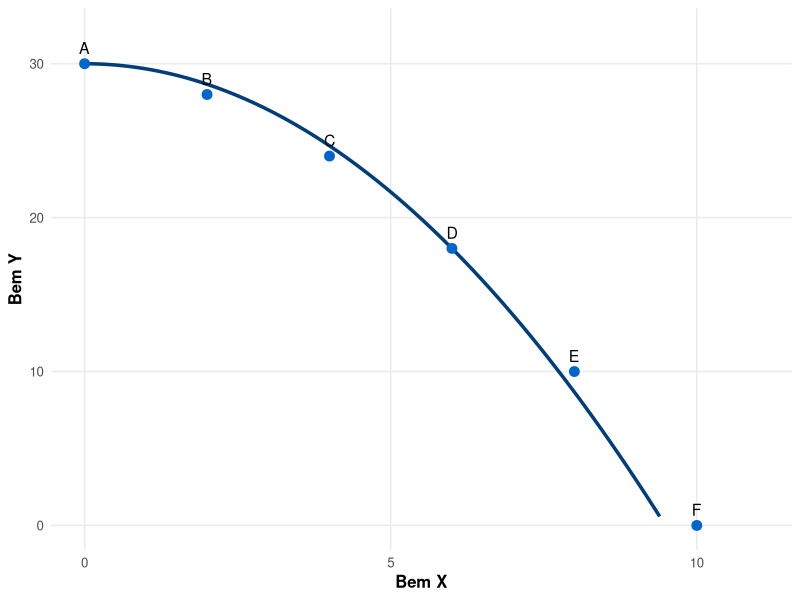
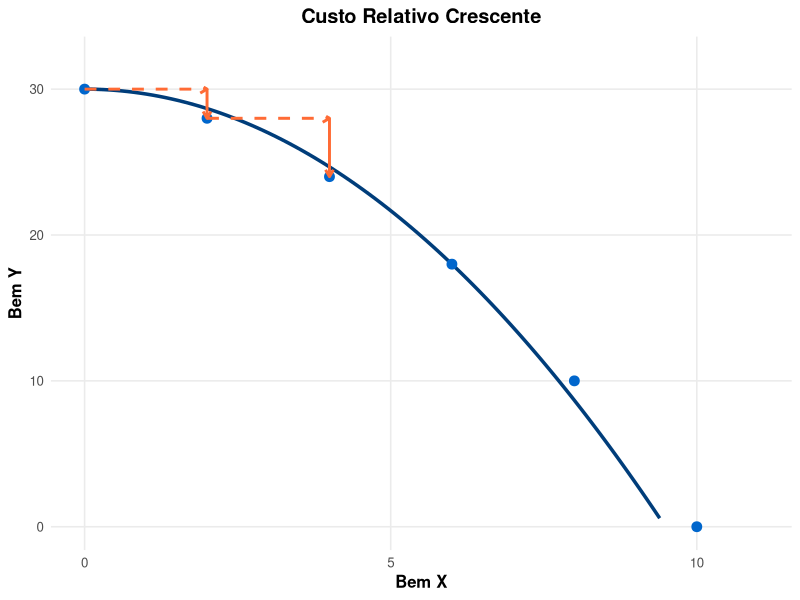
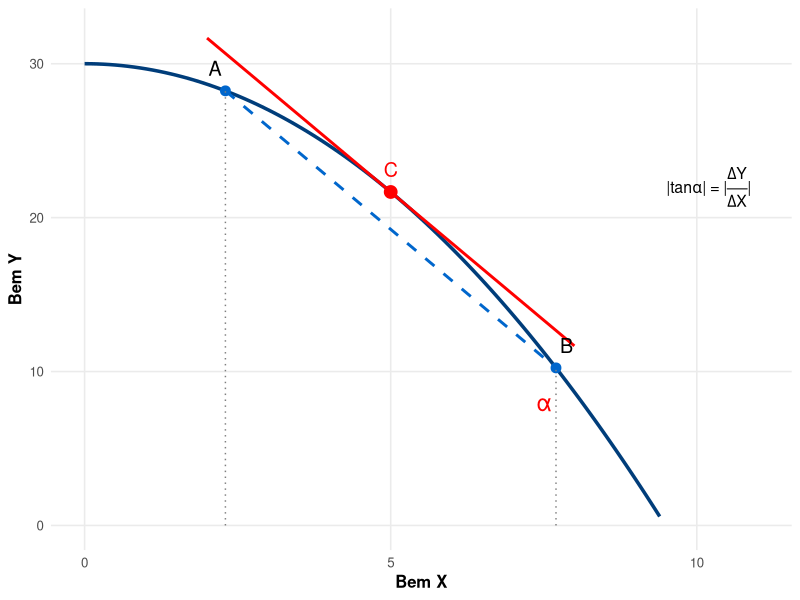
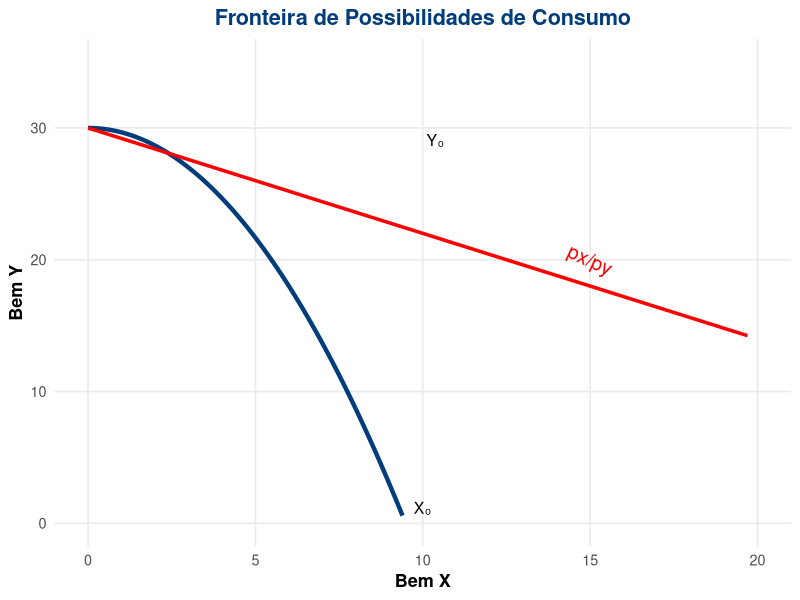
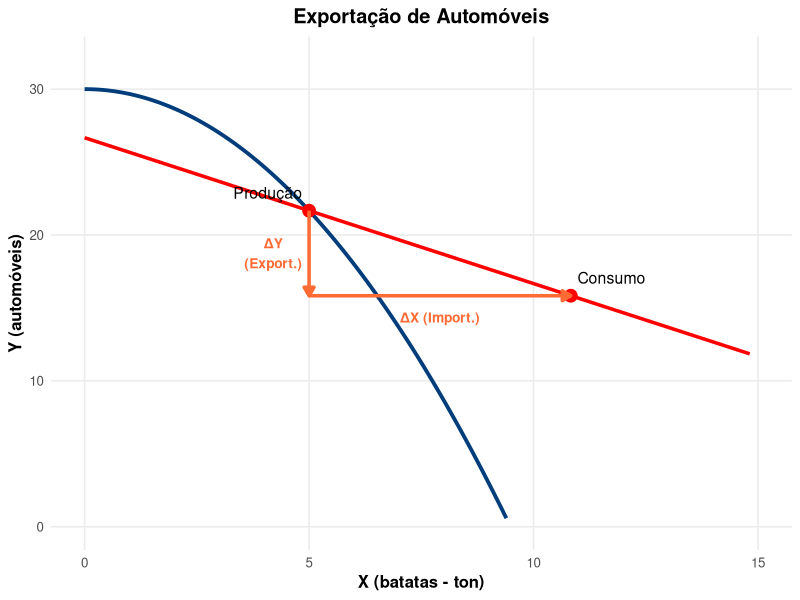
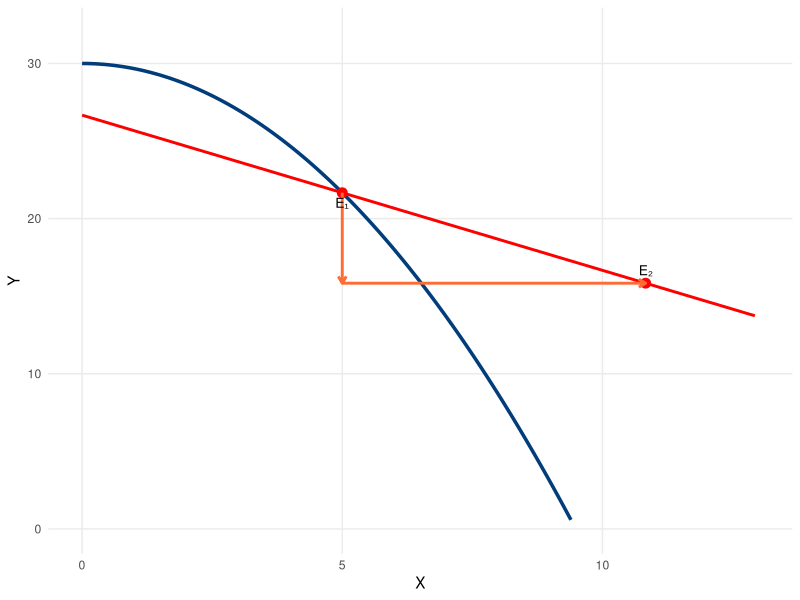
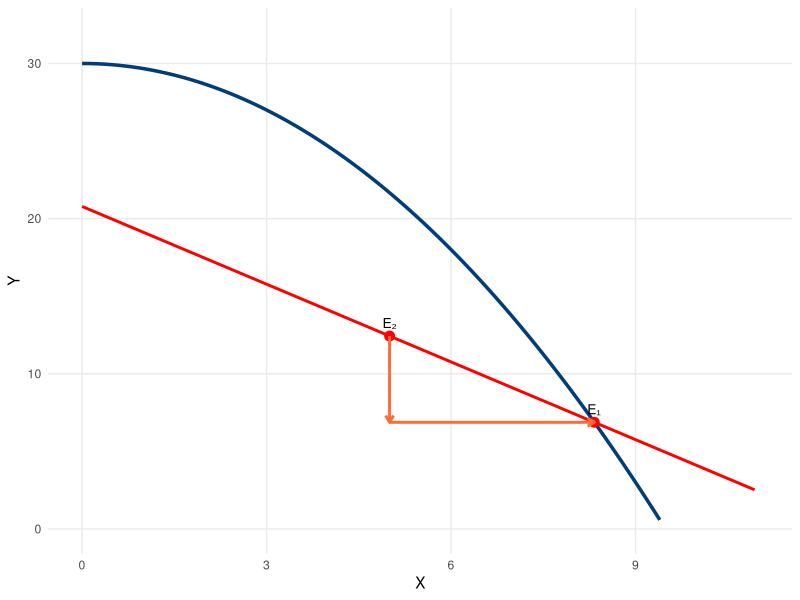
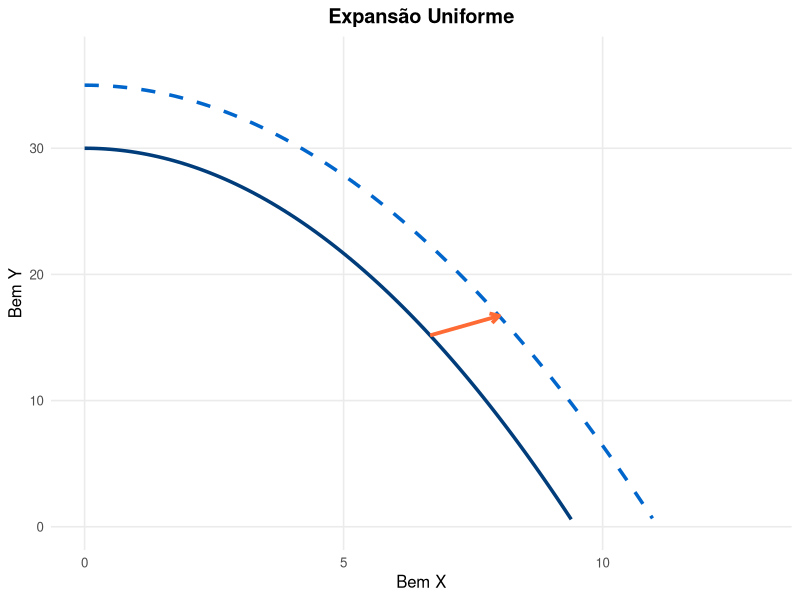

These figures' R source, in order:
## ---- chunk 1
#| echo: false
#| fig-width: 5
#| fig-height: 4

library(ggplot2)

# Dados da FPP
x <- c(0, 2, 4, 6, 8, 10)
y <- c(30, 28, 24, 18, 10, 0)

# Criar função suave
x_smooth <- seq(0, 10, length.out = 100)
y_smooth <- 30 - (x_smooth^2)/3

df <- data.frame(x = x_smooth, y = y_smooth)
points_df <- data.frame(x = x, y = y, 
                       label = c("A", "B", "C", "D", "E", "F"))

ggplot() +
  geom_line(data = df, aes(x = x, y = y), 
           color = "#003D7A", size = 1.2) +
  geom_point(data = points_df, aes(x = x, y = y), 
            color = "#0066CC", size = 3) +
  geom_text(data = points_df, aes(x = x, y = y, label = label),
           vjust = -0.8, hjust = 0.5, size = 4) +
  scale_x_continuous(limits = c(0, 11), 
                    breaks = c(0, 5, 10)) +
  scale_y_continuous(limits = c(0, 32), 
                    breaks = c(0, 10, 20, 30)) +
  labs(x = "Bem X", y = "Bem Y") +
  theme_minimal(base_size = 12) +
  theme(
    panel.grid.minor = element_blank(),
    axis.title = element_text(face = "bold")
  )
## ---- chunk 2
#| echo: false
#| fig-width: 5
#| fig-height: 4.5

library(ggplot2)

x_smooth <- seq(0, 10, length.out = 100)
y_smooth <- 30 - (x_smooth^2)/3

df <- data.frame(x = x_smooth, y = y_smooth)
points_df <- data.frame(
  x = c(0, 2, 4, 6, 8, 10),
  y = c(30, 28, 24, 18, 10, 0),
  label = c("A", "B", "C", "D", "E", "F")
)

ggplot() +
  geom_line(data = df, aes(x = x, y = y), 
           color = "#003D7A", size = 1.2) +
  geom_point(data = points_df, aes(x = x, y = y), 
            color = "#0066CC", size = 3) +
  # Setas de movimento
  geom_segment(aes(x = 0, xend = 2, y = 30, yend = 30),
              arrow = arrow(length = unit(0.2, "cm")),
              color = "#FF6B35", size = 1, linetype = "dashed") +
  geom_segment(aes(x = 2, xend = 2, y = 30, yend = 28),
              arrow = arrow(length = unit(0.2, "cm")),
              color = "#FF6B35", size = 1) +
  geom_segment(aes(x = 2, xend = 4, y = 28, yend = 28),
              arrow = arrow(length = unit(0.2, "cm")),
              color = "#FF6B35", size = 1, linetype = "dashed") +
  geom_segment(aes(x = 4, xend = 4, y = 28, yend = 24),
              arrow = arrow(length = unit(0.2, "cm")),
              color = "#FF6B35", size = 1) +
  scale_x_continuous(limits = c(0, 11), breaks = c(0, 5, 10)) +
  scale_y_continuous(limits = c(0, 32), breaks = c(0, 10, 20, 30)) +
  labs(x = "Bem X", y = "Bem Y",
       title = "Custo Relativo Crescente") +
  theme_minimal(base_size = 12) +
  theme(
    panel.grid.minor = element_blank(),
    axis.title = element_text(face = "bold"),
    plot.title = element_text(hjust = 0.5, face = "bold")
  )
## ---- chunk 3
#| echo: false
#| fig-width: 5
#| fig-height: 5

library(ggplot2)

x_smooth <- seq(0, 10, length.out = 100)
y_smooth <- 30 - (x_smooth^2)/3

# Pontos A e B para a secante
xa <- 2.3
xb <- 7.7
ya <- 30 - (xa^2)/3
yb <- 30 - (xb^2)/3

# Ponto C (meio) para a tangente
xc <- 5
yc <- 30 - (xc^2)/3
# Derivada: dy/dx = -2x/3
slope_c <- -2*xc/3
# Equação da tangente: y - yc = slope_c*(x - xc)
x_tang <- seq(2, 8, length.out = 100)
y_tang <- yc + slope_c*(x_tang - xc)

df <- data.frame(x = x_smooth, y = y_smooth)

ggplot() +
  geom_line(data = df, aes(x = x, y = y), 
           color = "#003D7A", size = 1.2) +
  # Secante AB
  geom_segment(aes(x = xa, xend = xb, y = ya, yend = yb),
              color = "#0066CC", size = 1, linetype = "dashed") +
  # Tangente em C
  geom_line(data = data.frame(x = x_tang, y = y_tang),
           aes(x = x, y = y), color = "#FF0000", size = 1) +
  # Pontos
  geom_point(aes(x = xa, y = ya), color = "#0066CC", size = 3) +
  geom_point(aes(x = xb, y = yb), color = "#0066CC", size = 3) +
  geom_point(aes(x = xc, y = yc), color = "#FF0000", size = 4) +
  # Labels
  annotate("text", x = xa, y = ya, label = "A", 
          vjust = -1, hjust = 1.3, size = 5) +
  annotate("text", x = xb, y = yb, label = "B", 
          vjust = -1, hjust = -0.3, size = 5) +
  annotate("text", x = xc, y = yc, label = "C", 
          vjust = -1, hjust = 0.5, size = 5, color = "#FF0000") +
  # Linhas auxiliares
  geom_segment(aes(x = xa, xend = xa, y = 0, yend = ya),
              linetype = "dotted", color = "gray50") +
  geom_segment(aes(x = xb, xend = xb, y = 0, yend = yb),
              linetype = "dotted", color = "gray50") +
  # Anotação do ângulo
  annotate("text", x = 7.5, y = 8, label = "α", 
          size = 6, color = "#FF0000") +
  annotate("text", x = 9.5, y = 22, 
          label = expression(paste("|tan", alpha, "| = ", 
                                  "|", frac(Delta*Y, Delta*X), "|")),
          size = 4, hjust = 0) +
  scale_x_continuous(limits = c(0, 11), breaks = c(0, 5, 10)) +
  scale_y_continuous(limits = c(0, 32), breaks = c(0, 10, 20, 30)) +
  labs(x = "Bem X", y = "Bem Y") +
  theme_minimal(base_size = 12) +
  theme(
    panel.grid.minor = element_blank(),
    axis.title = element_text(face = "bold")
  )
## ---- chunk 4
#| echo: false
#| fig-width: 8
#| fig-height: 4

library(ggplot2)

x_smooth <- seq(0, 10, length.out = 100)
y_smooth <- 30 - (x_smooth^2)/3

# Linha de mercado (termos de troca = 0.8)
x_market <- seq(0, 37.5, length.out = 100)
y_market <- 30 - 0.8*x_market

df_fpp <- data.frame(x = x_smooth, y = y_smooth)
df_market <- data.frame(x = x_market, y = y_market)

ggplot() +
  geom_line(data = df_fpp, aes(x = x, y = y), 
           color = "#003D7A", size = 1.5) +
  geom_line(data = df_market, aes(x = x, y = y), 
           color = "#FF0000", size = 1.2, linetype = "solid") +
  annotate("text", x = 10, y = 30, label = "Y₀", 
          vjust = 1.5, hjust = -0.2, size = 4) +
  annotate("text", x = 10, y = 0, label = "X₀", 
          vjust = -0.8, size = 4) +
  annotate("text", x = 15, y = 20, label = "px/py", 
          color = "#FF0000", size = 5, angle = -25) +
  scale_x_continuous(limits = c(0, 20), breaks = seq(0, 20, 5)) +
  scale_y_continuous(limits = c(0, 35), breaks = seq(0, 30, 10)) +
  labs(x = "Bem X", y = "Bem Y",
       title = "Fronteira de Possibilidades de Consumo") +
  theme_minimal(base_size = 13) +
  theme(
    panel.grid.minor = element_blank(),
    axis.title = element_text(face = "bold"),
    plot.title = element_text(hjust = 0.5, face = "bold", color = "#003D7A")
  )
## ---- chunk 5
#| echo: false
#| fig-width: 5
#| fig-height: 5

library(ggplot2)

x_smooth <- seq(0, 10, length.out = 100)
y_smooth <- 30 - (x_smooth^2)/3

# Ponto de produção E1
xe1 <- 5
ye1 <- 30 - (xe1^2)/3

# Linha de comércio (declive = -1, passa por E1)
# y - ye1 = -1*(x - xe1)
x_trade <- seq(0, ye1 + xe1, length.out = 100)
y_trade <- ye1 - 1*(x_trade - xe1)

# Ponto de consumo E2
xe2 <- 10.83
ye2 <- ye1 - 1*(xe2 - xe1)

df_fpp <- data.frame(x = x_smooth, y = y_smooth)
df_trade <- data.frame(x = x_trade, y = y_trade)

ggplot() +
  geom_line(data = df_fpp, aes(x = x, y = y), 
           color = "#003D7A", size = 1.3) +
  geom_line(data = df_trade, aes(x = x, y = y), 
           color = "#FF0000", size = 1.2) +
  geom_point(aes(x = xe1, y = ye1), color = "#FF0000", size = 4) +
  geom_point(aes(x = xe2, y = ye2), color = "#FF0000", size = 4) +
  # Setas de exportação/importação
  geom_segment(aes(x = xe1, xend = xe1, y = ye1, yend = ye2),
              arrow = arrow(length = unit(0.25, "cm"), type = "closed"),
              color = "#FF6B35", size = 1.2) +
  geom_segment(aes(x = xe1, xend = xe2, y = ye2, yend = ye2),
              arrow = arrow(length = unit(0.25, "cm"), type = "closed"),
              color = "#FF6B35", size = 1.2) +
  # Labels
  annotate("text", x = xe1, y = ye1, label = "Produção", 
          vjust = -1, hjust = 1.1, size = 4) +
  annotate("text", x = xe2, y = ye2, label = "Consumo", 
          vjust = -1, hjust = -0.1, size = 4) +
  annotate("text", x = xe1 - 0.8, y = (ye1 + ye2)/2, label = "ΔY\n(Export.)", 
          color = "#FF6B35", size = 3.5, fontface = "bold") +
  annotate("text", x = (xe1 + xe2)/2, y = ye2 - 1.5, label = "ΔX (Import.)", 
          color = "#FF6B35", size = 3.5, fontface = "bold") +
  scale_x_continuous(limits = c(0, 15), breaks = seq(0, 15, 5)) +
  scale_y_continuous(limits = c(0, 32), breaks = seq(0, 30, 10)) +
  labs(x = "X (batatas - ton)", y = "Y (automóveis)",
       title = "Exportação de Automóveis") +
  theme_minimal(base_size = 12) +
  theme(
    panel.grid.minor = element_blank(),
    axis.title = element_text(face = "bold"),
    plot.title = element_text(hjust = 0.5, face = "bold")
  )
## ---- chunk 6
#| echo: false
#| fig-width: 4.5
#| fig-height: 4.5

library(ggplot2)

x_smooth <- seq(0, 10, length.out = 100)
y_smooth <- 30 - (x_smooth^2)/3

xe1 <- 5
ye1 <- 30 - (xe1^2)/3
x_trade <- seq(0, ye1 + xe1, length.out = 100)
y_trade <- ye1 - 1*(x_trade - xe1)
xe2 <- 10.83
ye2 <- ye1 - 1*(xe2 - xe1)

df_fpp <- data.frame(x = x_smooth, y = y_smooth)
df_trade <- data.frame(x = x_trade, y = y_trade)

ggplot() +
  geom_line(data = df_fpp, aes(x = x, y = y), 
           color = "#003D7A", size = 1.2) +
  geom_line(data = df_trade, aes(x = x, y = y), 
           color = "#FF0000", size = 1) +
  geom_point(aes(x = xe1, y = ye1), color = "#FF0000", size = 3) +
  geom_point(aes(x = xe2, y = ye2), color = "#FF0000", size = 3) +
  geom_segment(aes(x = xe1, xend = xe1, y = ye1, yend = ye2),
              arrow = arrow(length = unit(0.2, "cm")),
              color = "#FF6B35", size = 1) +
  geom_segment(aes(x = xe1, xend = xe2, y = ye2, yend = ye2),
              arrow = arrow(length = unit(0.2, "cm")),
              color = "#FF6B35", size = 1) +
  annotate("text", x = xe1, y = ye1, label = "E₁", 
          vjust = 1.5, size = 3.5) +
  annotate("text", x = xe2, y = ye2, label = "E₂", 
          vjust = -0.8, size = 3.5) +
  scale_x_continuous(limits = c(0, 13)) +
  scale_y_continuous(limits = c(0, 32)) +
  labs(x = "X", y = "Y") +
  theme_minimal(base_size = 11) +
  theme(panel.grid.minor = element_blank())
## ---- chunk 7
#| echo: false
#| fig-width: 4.5
#| fig-height: 4.5

library(ggplot2)

x_smooth <- seq(0, 10, length.out = 100)
y_smooth <- 30 - (x_smooth^2)/3

xe1 <- 8.33
ye1 <- 30 - (xe1^2)/3
# Declive mais inclinado (1.67)
x_trade <- seq(0, (ye1 + xe1*1.67)/1.67, length.out = 100)
y_trade <- ye1 - 1.67*(x_trade - xe1)
xe2 <- 5
ye2 <- ye1 - 1.67*(xe2 - xe1)

df_fpp <- data.frame(x = x_smooth, y = y_smooth)
df_trade <- data.frame(x = x_trade, y = y_trade)

ggplot() +
  geom_line(data = df_fpp, aes(x = x, y = y), 
           color = "#003D7A", size = 1.2) +
  geom_line(data = df_trade, aes(x = x, y = y), 
           color = "#FF0000", size = 1) +
  geom_point(aes(x = xe1, y = ye1), color = "#FF0000", size = 3) +
  geom_point(aes(x = xe2, y = ye2), color = "#FF0000", size = 3) +
  geom_segment(aes(x = xe2, xend = xe2, y = ye2, yend = ye1),
              arrow = arrow(length = unit(0.2, "cm")),
              color = "#FF6B35", size = 1) +
  geom_segment(aes(x = xe2, xend = xe1, y = ye1, yend = ye1),
              arrow = arrow(length = unit(0.2, "cm")),
              color = "#FF6B35", size = 1) +
  annotate("text", x = xe1, y = ye1, label = "E₁", 
          vjust = -0.8, size = 3.5) +
  annotate("text", x = xe2, y = ye2, label = "E₂", 
          vjust = -0.8, size = 3.5) +
  scale_x_continuous(limits = c(0, 11)) +
  scale_y_continuous(limits = c(0, 32)) +
  labs(x = "X", y = "Y") +
  theme_minimal(base_size = 11) +
  theme(panel.grid.minor = element_blank())
## ---- chunk 8
#| echo: false
#| fig-width: 5
#| fig-height: 4.5

library(ggplot2)

x1 <- seq(0, 10, length.out = 100)
y1 <- 30 - (x1^2)/3

x2 <- seq(0, 11.67, length.out = 100)
y2 <- 35 - (x2^2)/3.5

df1 <- data.frame(x = x1, y = y1)
df2 <- data.frame(x = x2, y = y2)

ggplot() +
  geom_line(data = df1, aes(x = x, y = y), 
           color = "#003D7A", size = 1.2) +
  geom_line(data = df2, aes(x = x, y = y), 
           color = "#0066CC", size = 1.2, linetype = "dashed") +
  geom_segment(aes(x = 6.67, xend = 8, 
                  y = 30 - (6.67^2)/3, 
                  yend = 35 - (8^2)/3.5),
              arrow = arrow(length = unit(0.25, "cm")),
              color = "#FF6B35", size = 1.3) +
  scale_x_continuous(limits = c(0, 13)) +
  scale_y_continuous(limits = c(0, 37)) +
  labs(x = "Bem X", y = "Bem Y",
       title = "Expansão Uniforme") +
  theme_minimal(base_size = 12) +
  theme(
    panel.grid.minor = element_blank(),
    plot.title = element_text(hjust = 0.5, face = "bold")
  )
## ---- chunk 9
#| echo: false
#| fig-width: 5
#| fig-height: 4.5

library(ggplot2)

x1 <- seq(0, 10, length.out = 100)
y1 <- 30 - (x1^2)/3

x2 <- seq(0, 11.67, length.out = 100)
y2 <- 30 - (x2^1.75)/3

df1 <- data.frame(x = x1, y = y1)
df2 <- data.frame(x = x2, y = y2)

ggplot() +
  geom_line(data = df1, aes(x = x, y = y), 
           color = "#003D7A", size = 1.2) +
  geom_line(data = df2, aes(x = x, y = y), 
           color = "#0066CC", size = 1.2, linetype = "dashed") +
  geom_segment(aes(x = 9.5, xend = 11, 
                  y = 30 - (9.5^2)/3, 
                  yend = 30 - (11^1.75)/3),
              arrow = arrow(length = unit(0.25, "cm")),
              color = "#FF6B35", size = 1.3) +
  scale_x_continuous(limits = c(0, 13)) +
  scale_y_continuous(limits = c(0, 32)) +
  labs(x = "Bem X", y = "Bem Y",
       title = "Expansão Enviesada (Bem X)") +
  theme_minimal(base_size = 12) +
  theme(
    panel.grid.minor = element_blank(),
    plot.title = element_text(hjust = 0.5, face = "bold")
  )
